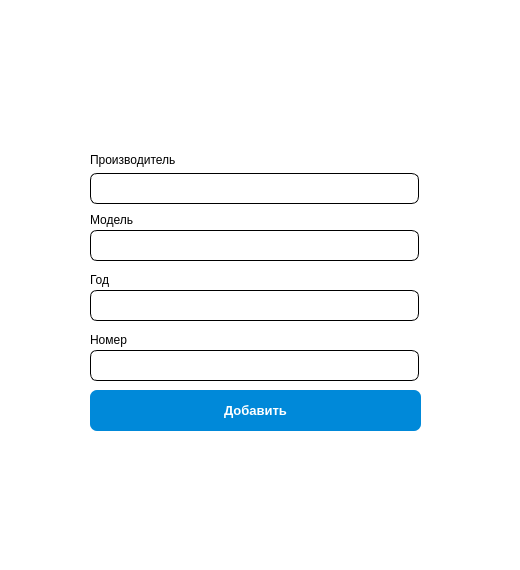
<?xml version="1.0" encoding="UTF-8"?>
<ui version="4.0">
 <class>AddAutomobiles</class>
 <widget class="QWidget" name="AddAutomobiles">
  <property name="geometry">
   <rect>
    <x>0</x>
    <y>0</y>
    <width>520</width>
    <height>570</height>
   </rect>
  </property>
  <property name="sizePolicy">
   <sizepolicy hsizetype="Preferred" vsizetype="Preferred">
    <horstretch>0</horstretch>
    <verstretch>0</verstretch>
   </sizepolicy>
  </property>
  <property name="maximumSize">
   <size>
    <width>520</width>
    <height>570</height>
   </size>
  </property>
  <property name="windowTitle">
   <string>Form</string>
  </property>
  <property name="windowIcon">
   <iconset resource="icon.qrc">
    <normaloff>:/new/img/icon.jpg</normaloff>:/new/img/icon.jpg</iconset>
  </property>
  <property name="styleSheet">
   <string notr="true">background-color: rgb(255, 255, 255);
</string>
  </property>
  <widget class="QLineEdit" name="lineEditMaker">
   <property name="geometry">
    <rect>
     <x>90</x>
     <y>173</y>
     <width>329</width>
     <height>31</height>
    </rect>
   </property>
   <property name="styleSheet">
    <string notr="true">
    border-width: 1px;
    border-style: solid;
    border-color: black;
	border-radius: 7px;</string>
   </property>
  </widget>
  <widget class="QLineEdit" name="lineEditModel">
   <property name="geometry">
    <rect>
     <x>90</x>
     <y>230</y>
     <width>329</width>
     <height>31</height>
    </rect>
   </property>
   <property name="styleSheet">
    <string notr="true">
    border-width: 1px;
    border-style: solid;
    border-color: black;
	border-radius: 7px;</string>
   </property>
  </widget>
  <widget class="QLineEdit" name="lineEditYear">
   <property name="geometry">
    <rect>
     <x>90</x>
     <y>290</y>
     <width>329</width>
     <height>31</height>
    </rect>
   </property>
   <property name="styleSheet">
    <string notr="true">
    border-width: 1px;
    border-style: solid;
    border-color: black;
	border-radius: 7px;</string>
   </property>
  </widget>
  <widget class="QLineEdit" name="lineEditNumber">
   <property name="geometry">
    <rect>
     <x>90</x>
     <y>350</y>
     <width>329</width>
     <height>31</height>
    </rect>
   </property>
   <property name="styleSheet">
    <string notr="true">
    border-width: 1px;
    border-style: solid;
    border-color: black;
	border-radius: 7px;</string>
   </property>
  </widget>
  <widget class="QPushButton" name="pushButton">
   <property name="geometry">
    <rect>
     <x>90</x>
     <y>390</y>
     <width>331</width>
     <height>41</height>
    </rect>
   </property>
   <property name="font">
    <font>
     <pointsize>10</pointsize>
     <bold>true</bold>
    </font>
   </property>
   <property name="styleSheet">
    <string notr="true">
QPushButton{
	background-color: #0089D9;
	border: none;
	color: white;
	border-radius: 7px;
}

QPushButton:pressed{
	background: #00598C;}</string>
   </property>
   <property name="text">
    <string>Добавить</string>
   </property>
  </widget>
  <widget class="QLabel" name="label">
   <property name="geometry">
    <rect>
     <x>90</x>
     <y>150</y>
     <width>111</width>
     <height>20</height>
    </rect>
   </property>
   <property name="text">
    <string>Производитель</string>
   </property>
  </widget>
  <widget class="QLabel" name="label_2">
   <property name="geometry">
    <rect>
     <x>90</x>
     <y>330</y>
     <width>63</width>
     <height>20</height>
    </rect>
   </property>
   <property name="text">
    <string>Номер</string>
   </property>
  </widget>
  <widget class="QLabel" name="label_3">
   <property name="geometry">
    <rect>
     <x>90</x>
     <y>270</y>
     <width>63</width>
     <height>20</height>
    </rect>
   </property>
   <property name="text">
    <string>Год</string>
   </property>
  </widget>
  <widget class="QLabel" name="label_4">
   <property name="geometry">
    <rect>
     <x>90</x>
     <y>210</y>
     <width>63</width>
     <height>20</height>
    </rect>
   </property>
   <property name="text">
    <string>Модель</string>
   </property>
  </widget>
 </widget>
 <resources>
  <include location="icon.qrc"/>
 </resources>
 <connections/>
</ui>
